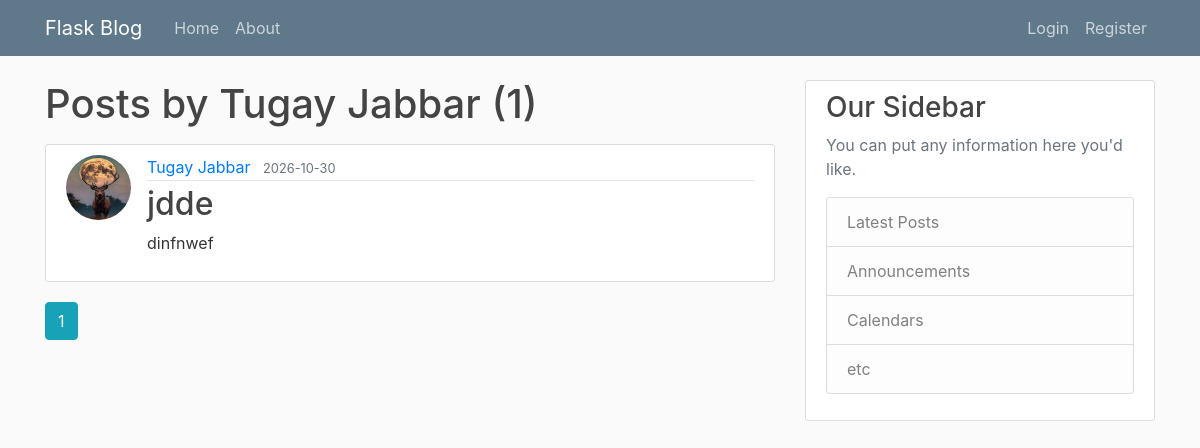
/user/Tugay Jabbar, run on an earlier commit of the app's database.
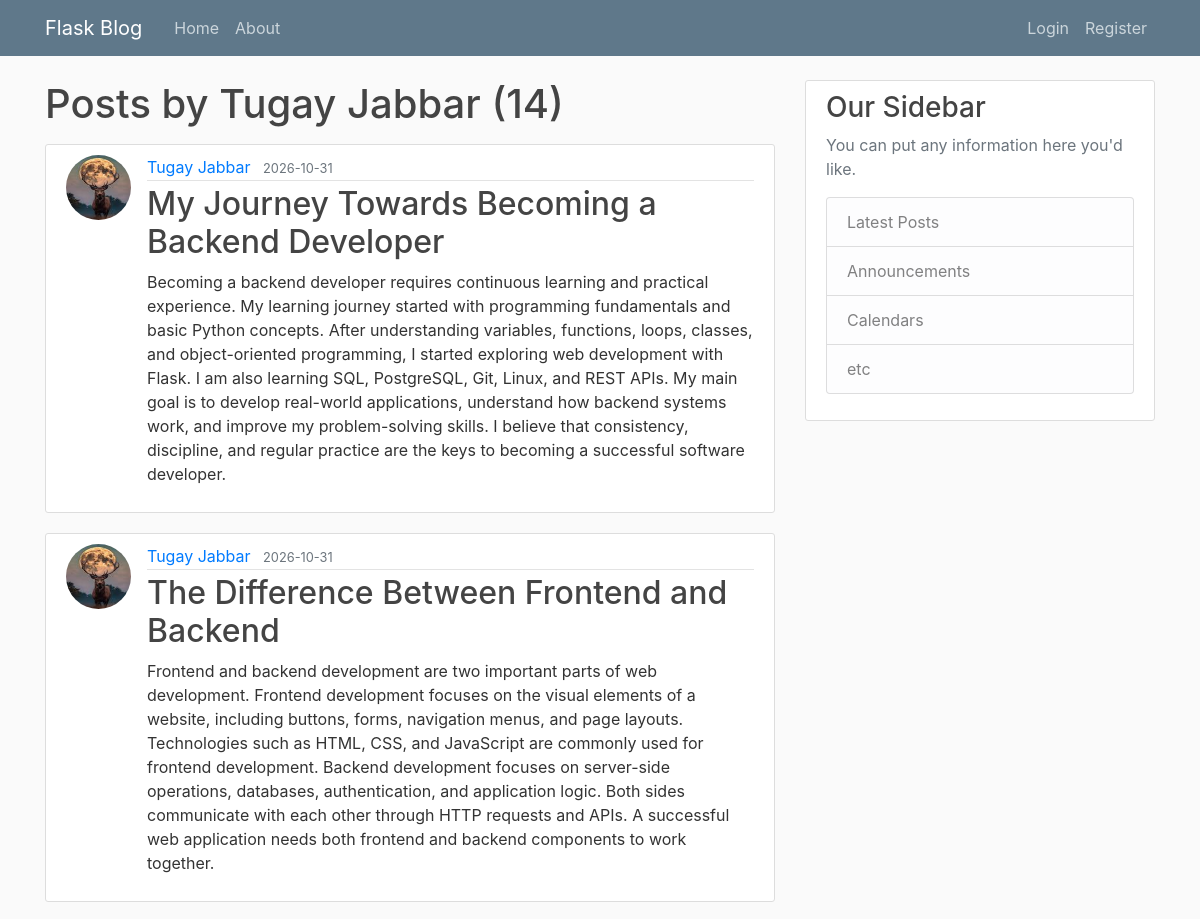
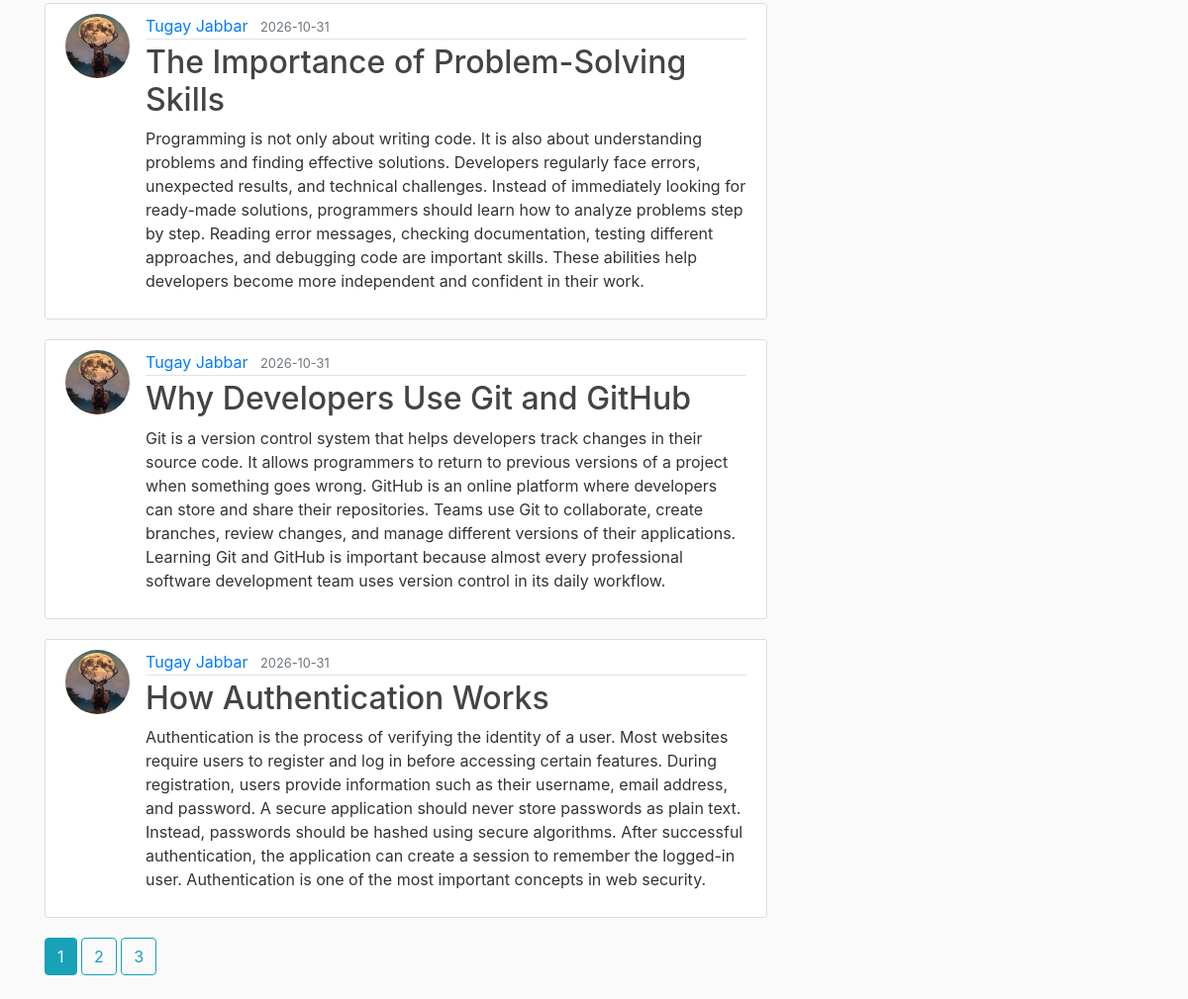
And on a later commit of the database (2 pictures, top to bottom).
### flaskblog/models.py (models this page shows, shortened)
class User(db.Model, UserMixin):
    id = db.Column(db.Integer, primary_key=True)
    username = db.Column(db.String(20), unique=True, nullable=False)
    email = db.Column(db.String(120), unique=True, nullable=False)
    image_file = db.Column(db.String(20), nullable=False, default='default.jpg')
    password = db.Column(db.String(60), nullable=False)
    posts = db.relationship('Post', backref='author', lazy=True)

class Post(db.Model):
    id = db.Column(db.Integer, primary_key=True)
    title = db.Column(db.String(100), nullable=False)
    date_posted = db.Column(db.DateTime, nullable=False, default=datetime.utcnow)
    content = db.Column(db.Text, nullable=False)
    user_id = db.Column(db.Integer, db.ForeignKey('user.id'), nullable=False)

### flaskblog/users/routes.py (the view)
@users.route("/user/<string:username>")
def user_posts(username):
    page = request.args.get('page', 1, type=int)
    user = User.query.filter_by(username=username).first_or_404()
    posts = Post.query.filter_by(author=user)\
        .order_by(Post.date_posted.desc())\
        .paginate(page=page, per_page=5)
    return render_template('user_posts.html', posts=posts, user=user)

### flaskblog/templates/user_posts.html
{% extends "layout.html" %}
{% block content %}
    <h1 class="mb-3">Posts by {{ user.username }} ({{ posts.total }})</h1>
    {% for post in posts.items %}
        <article class="media content-section">
          <img class="rounded-circle article-img" src="{{ url_for('static', filename='profile_pics/' + post.author.image_file) }}">
          <div class="media-body">
            <div class="article-metadata">
              <a class="mr-2" href="{{ url_for('users.user_posts', username=post.author.username) }}">{{ post.author.username }}</a>
              <small class="text-muted">{{ post.date_posted.strftime('%Y-%m-%d') }}</small>
            </div>
            <h2><a class="article-title" href="{{ url_for('posts.post', post_id=post.id) }}">{{ post.title }}</a></h2>
            <p class="article-content">{{ post.content }}</p>
          </div>
        </article>
    {% endfor %}
    {% for page_num in posts.iter_pages(left_edge=1, right_edge=1, left_current=1, right_current=2) %}
      {% if page_num %}
        {% if posts.page == page_num %}
          <a class="btn btn-info mb-4" href="{{ url_for('users.user_posts', username=user.username, page=page_num) }}">{{ page_num }}</a>
        {% else %}
          <a class="btn btn-outline-info mb-4" href="{{ url_for('users.user_posts', username=user.username, page=page_num) }}">{{ page_num }}</a>
        {% endif %}
      {% else %}
        ...
      {% endif %}
    {% endfor %}
{% endblock content %}

### flaskblog/templates/layout.html (shortened to what this page needs)
<!DOCTYPE html>
<html>
<head>
    <link rel="stylesheet" href="https://maxcdn.bootstrapcdn.com/bootstrap/4.0.0/css/bootstrap.min.css">
    <link rel="stylesheet" type="text/css" href="{{ url_for('static', filename='main.css') }}">
</head>
<body>
    <header class="site-header">
      <nav class="navbar navbar-expand-md navbar-dark bg-steel fixed-top">
        <div class="container">
          <a class="navbar-brand mr-4" href="/">Flask Blog</a>
          <div class="collapse navbar-collapse" id="navbarToggle">
            <div class="navbar-nav mr-auto">
              <a class="nav-item nav-link" href="{{ url_for('main.home') }}">Home</a>
              <a class="nav-item nav-link" href="{{ url_for('main.about') }}">About</a>
            </div>
            <div class="navbar-nav">
              {% if current_user.is_authenticated %}
                <a class="nav-item nav-link" href="{{ url_for('posts.new_post') }}">New Post</a>
                <a class="nav-item nav-link" href="{{ url_for('users.account') }}">Account</a>
                <a class="nav-item nav-link" href="{{ url_for('users.logout') }}">Logout</a>
              {% else %}
                <a class="nav-item nav-link" href="{{ url_for('users.login') }}">Login</a>
                <a class="nav-item nav-link" href="{{ url_for('users.register') }}">Register</a>
              {% endif %}
            </div>
          </div>
        </div>
      </nav>
    </header>
    <main role="main" class="container">
      <div class="row">
        <div class="col-md-8">
          {% block content %}{% endblock %}
        </div>
        <div class="col-md-4">
          <div class="content-section">
            <h3>Our Sidebar</h3>
            <p class='text-muted'>You can put any information here you'd like.
              <ul class="list-group">
                <li class="list-group-item list-group-item-light">Latest Posts</li>
                <li class="list-group-item list-group-item-light">Announcements</li>
                <li class="list-group-item list-group-item-light">Calendars</li>
                <li class="list-group-item list-group-item-light">etc</li>
              </ul>
            </p>
          </div>
        </div>
      </div>
    </main>
</body>
</html>

### flaskblog/static/main.css (style rules this page uses)
body { background: #fafafa; color: #333333; margin-top: 5rem; }
h1, h2, h3, h4, h5, h6 { color: #444444; }
.bg-steel { background-color: #5f788a; }
.site-header .navbar-nav .nav-link { color: #cbd5db; }
.content-section { background: #ffffff; padding: 10px 20px; border: 1px solid #dddddd; border-radius: 3px; margin-bottom: 20px; }
.article-title { color: #444444; }
.article-content { white-space: pre-line; }
.article-img { height: 65px; width: 65px; margin-right: 16px; }
.article-metadata { padding-bottom: 1px; margin-bottom: 4px; border-bottom: 1px solid #e3e3e3 }

What changed in the data, as far as the page shows it:
removed Post: image_file (placeholder picture), author.username "Tugay Jabbar", date_posted "2026-10-30", title "jdde", content "dinfnwef"
added Post: image_file (picture), author.username "Tugay Jabbar", date_posted "2026-10-31", title "My Journey Towards Becoming a Backend Developer", content "Becoming a backend developer requires continuous learning and practical experience. My learning journey started with programming fundamentals and basic Python concepts. After understanding variables, functions, loops, classes, and object-oriented programming, I started exploring web development with Flask. I am also learning SQL, PostgreSQL, Git, Linux, and REST APIs. My main goal is to develop real-world applications, understand how backend systems work, and improve my problem-solving skills. I believe that consistency, discipline, and regular practice are the keys to becoming a successful software developer."
added Post: image_file (picture), author.username "Tugay Jabbar", date_posted "2026-10-31", title "The Difference Between Frontend and Backend", content "Frontend and backend development are two important parts of web development. Frontend development focuses on the visual elements of a website, including buttons, forms, navigation menus, and page layouts. Technologies such as HTML, CSS, and JavaScript are commonly used for frontend development. Backend development focuses on server-side operations, databases, authentication, and application logic. Both sides communicate with each other through HTTP requests and APIs. A successful web application needs both frontend and backend components to work together."
added Post: image_file (picture), author.username "Tugay Jabbar", date_posted "2026-10-31", title "The Importance of Problem-Solving Skills", content "Programming is not only about writing code. It is also about understanding problems and finding effective solutions. Developers regularly face errors, unexpected results, and technical challenges. Instead of immediately looking for ready-made solutions, programmers should learn how to analyze problems step by step. Reading error messages, checking documentation, testing different approaches, and debugging code are important skills. These abilities help developers become more independent and confident in their work."
added Post: image_file (picture), author.username "Tugay Jabbar", date_posted "2026-10-31", title "Why Developers Use Git and GitHub", content "Git is a version control system that helps developers track changes in their source code. It allows programmers to return to previous versions of a project when something goes wrong. GitHub is an online platform where developers can store and share their repositories. Teams use Git to collaborate, create branches, review changes, and manage different versions of their applications. Learning Git and GitHub is important because almost every professional software development team uses version control in its daily workflow."
added Post: image_file (picture), author.username "Tugay Jabbar", date_posted "2026-10-31", title "How Authentication Works", content "Authentication is the process of verifying the identity of a user. Most websites require users to register and log in before accessing certain features. During registration, users provide information such as their username, email address, and password. A secure application should never store passwords as plain text. Instead, passwords should be hashed using secure algorithms. After successful authentication, the application can create a session to remember the logged-in user. Authentication is one of the most important concepts in web security."
Also different on the page:
{{ posts.total }}: "1" → "14"
new list line: "2"
new list line: "3"
